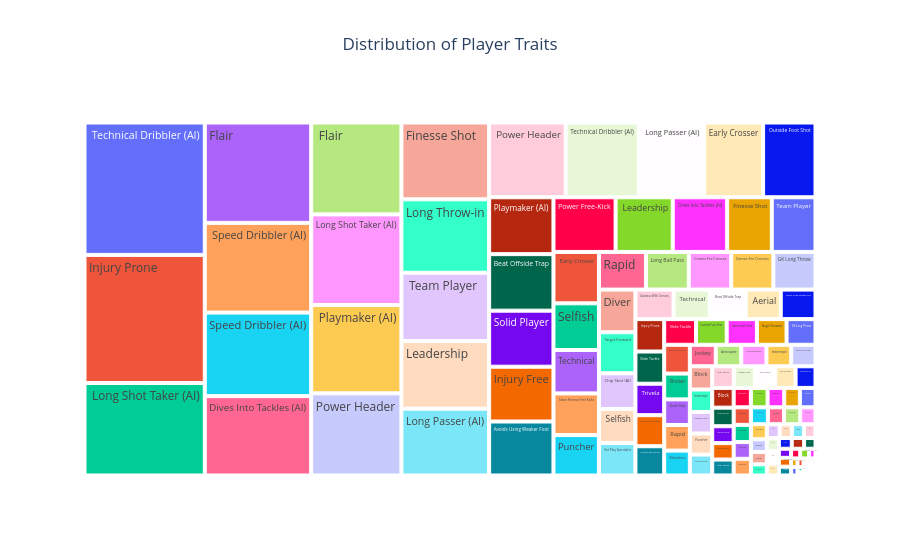

Notebook code for this chart:
### Code cell
df_24_clean = df_clean[df_clean['fifa_version'] == 24.0].copy()
traits_series = df_clean['player_traits'].str.split(',', expand=True).stack()
trait_counts = traits_series.value_counts().reset_index()
trait_counts.columns = ['player_traits', 'count']
trait_counts_24 = trait_counts[trait_counts['player_traits'].isin(df_24_clean['player_traits'].unique())]
df_clean.to_csv('df_clean.csv', index=False)
trait_counts_24.to_csv('trait_counts_24.csv', index=False)

fig = px.treemap(
    trait_counts, 
    path=['player_traits'], 
    values='count',
    title='Distribution of Player Traits',
)
fig.update_traces(hovertemplate='Trait: %{label}<br>Count: %{value}<extra></extra>')
fig.update_layout(title='Distribution of Player Traits', title_x=0.5)
fig.show()

### Figure 1 — Plotly figure (JSON) as saved in the notebook; plotly's stock layout.template omitted (floating-point values rounded to 4 significant figures; data arrays with more than 128 entries replaced by an {"elided": "..."} marker saying what was removed)
{"data": [{"branchvalues": "total", "domain": {"x": [0, 1], "y": [0, 1]}, "hovertemplate": "Trait: %{label}<br>Count: %{value}<extra></extra>", "ids": {"elided": "156 str values"}, "labels": {"elided": "156 str values"}, "name": "", "parents": {"elided": "156 str values"}, "type": "treemap", "values": {"elided": "156 int values"}}], "layout": {"autosize": true, "legend": {"tracegroupgap": 0}, "title": {"text": "Distribution of Player Traits", "x": 0.5}}}
